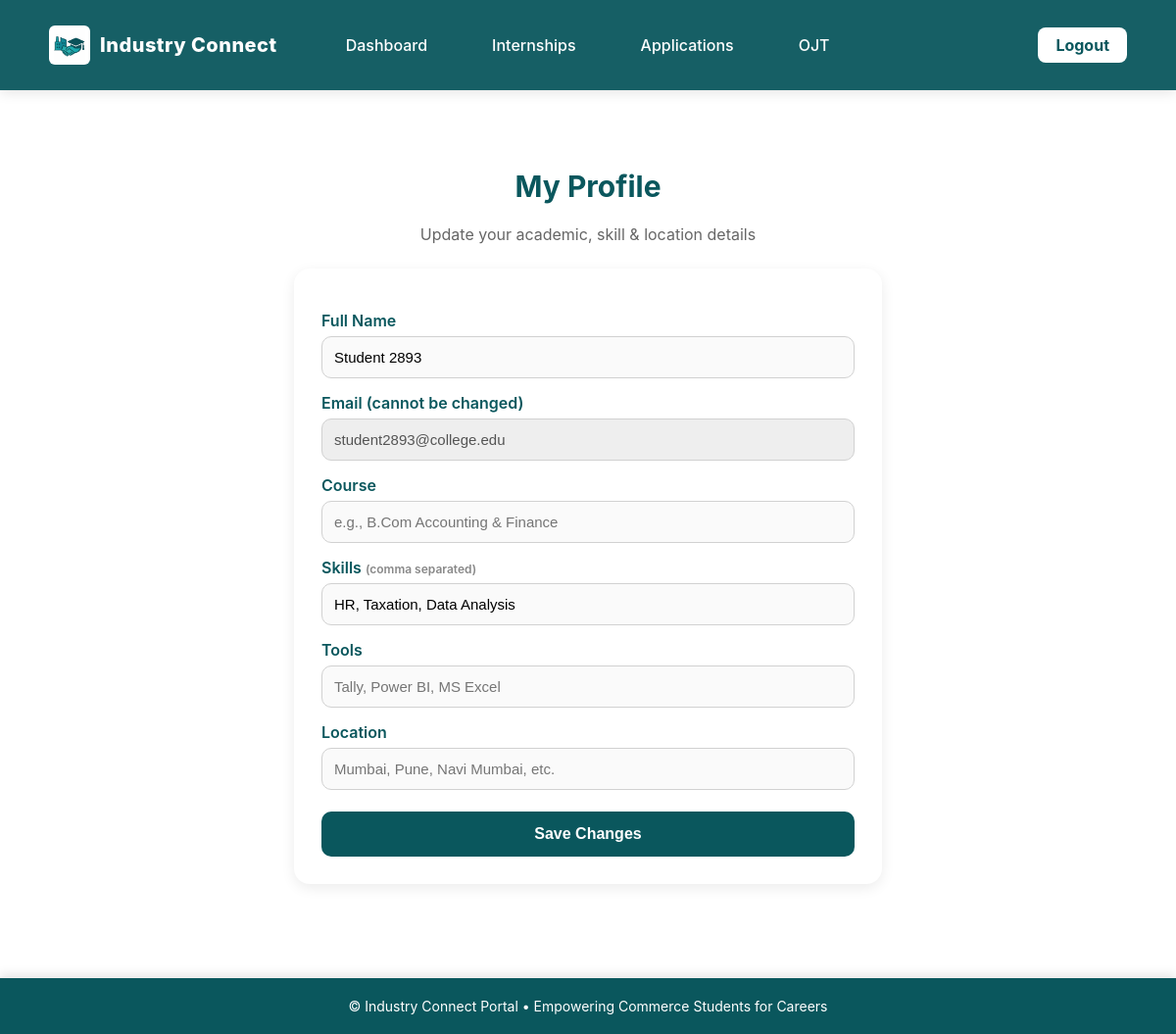
Page /student/profile (signed in) on the committed database.
### models/user.py (models this page shows, shortened)
class User(db.Model, UserMixin):
    __tablename__ = "users"
    id = db.Column(db.Integer, primary_key=True)
    name = db.Column(db.String(180), nullable=False)
    email = db.Column(db.String(180), unique=True, nullable=False)
    password = db.Column(db.String(255), nullable=True)
    role = db.Column(db.String(30), nullable=False, default="student")
    course = db.Column(db.String(120), nullable=True)
    skills = db.Column(db.Text, nullable=True)      # CSV or free text
    tools = db.Column(db.String(255), nullable=True)
    location = db.Column(db.String(120), nullable=True)
    bio = db.Column(db.Text, nullable=True)
    linkedin = db.Column(db.String(255), nullable=True)
    mobile = db.Column(db.String(20), nullable=True)
    email_verified = db.Column(db.Boolean, default=False)
    is_verified = db.Column(db.Boolean, default=False)
    resume_path = db.Column(db.String(300), nullable=True)
    college_id = db.Column(
        db.Integer,
        db.ForeignKey("colleges.id"),
        nullable=True
    )
    department_id = db.Column(
        db.Integer,
        db.ForeignKey("departments.id"),
        nullable=True
    )
    academic_year = db.Column(
        db.String(20),   # FY / SY / TY / PART1 / PART2
        nullable=True
    )
    is_active = db.Column(db.Boolean, default=True)    # Soft delete support
    last_login_at = db.Column(db.DateTime, nullable=True)
    created_at = db.Column(db.DateTime, default=datetime.utcnow)
    applications = db.relationship("Application", backref="applicant", lazy="dynamic")
    internships = db.relationship(
        "Internship",
        backref="employer",
        lazy="dynamic",
        foreign_keys="Internship.employer_id"
    )
    resume_score = db.relationship("ResumeScore", backref="user", uselist=False)
    readiness = db.relationship("ReadinessScore", backref="user", uselist=False)
    saved_items = db.relationship("SavedItem", backref="user", lazy="dynamic")
    saved_searches = db.relationship("SavedSearch", backref="user", lazy="dynamic")
    skill_gaps = db.relationship("SkillGap", backref="user", lazy="dynamic")
    recent_views = db.relationship("RecentView", backref="user", lazy="dynamic")
    department = db.relationship("Department", backref="students")
    placements = db.relationship(
        "Placement",
        backref="student",
        lazy="dynamic"
    )

### blueprints/student.py (the view)
@student_bp.route("/profile", methods=["GET", "POST"])
@login_required
def profile():
    if request.method == "POST":
        for field in ["name", "course", "skills", "tools", "location", "bio", "linkedin"]:
            setattr(current_user, field, request.form.get(field))
        db.session.commit()
        flash("Profile updated successfully!", "success")
        return redirect(url_for("student.profile"))
    fields = [
        current_user.name, current_user.course, current_user.skills,
        current_user.tools, current_user.location,
        current_user.bio, current_user.linkedin
    ]
    completion = int((sum(bool(f) for f in fields) / len(fields)) * 100)
    return render_template(
        "student/profile.html",
        student=current_user,
        completion=completion
    )

### templates/student/profile.html (shortened to what this page needs)
{% extends "base.html" %}
{% block content %}
<div class="profile-container">
    <div class="profile-header">
        <h2>My Profile</h2>
        <p>Update your academic, skill & location details</p>
    </div>
    <form action="/student/profile" method="POST" class="profile-form">
        <label>Full Name</label>
        <input type="text" name="name" value="{{ student.name }}" required>
        <label>Email (cannot be changed)</label>
        <input type="email" value="{{ student.email }}" disabled class="readonly">
        <label>Course</label>
        <input type="text" name="course" placeholder="e.g., B.Com Accounting & Finance"
               value="{{ student.course or '' }}">
        <label>Skills <span class="hint">(comma separated)</span></label>
        <input type="text" name="skills"
            placeholder="Excel, GST, Accounting, Financial Analysis"
            value="{% if student.skills %}{{ student.skills if student.skills is string else student.skills|join(', ') }}{% endif %}">
        <label>Tools</label>
        <input type="text" name="tools"
               placeholder="Tally, Power BI, MS Excel"
               value="{{ student.tools or '' }}">
        <label>Location</label>
        <input type="text" name="location"
               placeholder="Mumbai, Pune, Navi Mumbai, etc."
               value="{{ student.location or '' }}">
        <button class="primary-btn">Save Changes</button>
    </form>
</div>
{% endblock %}

### static/css/style.css (style rules this page uses)
:root { --peacock: #006d66; --peacock-dark: #004c46; --muted: #f2f3f4; --text: #1b1b1b; --accent: #0ea5a4; --max-width: 1100px; --radius: 10px; --gap: 18px; --card-bg: #ffffff; }
* { box-sizing:border-box }
html,body { height:100%;margin:0;color:var(--text);font-family:Inter, system-ui, -apple-system, "Segoe UI", Roboto, "Helvetica Neue", Arial }
input, textarea, select { pointer-events: auto !important; user-select: text !important; opacity: 1 !important; }

### templates/base.html (style rules this page uses)
:root { --primary: #0a575d; --primary-dark: #08474b; --light-bg: #f4ffff; --white: #ffffff; }

### templates/student/profile.html (style rules this page uses)
.profile-container { max-width: 650px; margin: auto; padding: 25px; }
.profile-header { text-align: center; margin-bottom: 25px; }
.profile-header h2 { font-size: 30px; font-weight: 700; color: #0a575d; }
.profile-header p { color: #666; margin-top: -4px; }
.profile-form { background: #ffffff; padding: 28px; border-radius: 16px; box-shadow: 0px 4px 14px rgba(0,0,0,0.08); animation: fadeIn 0.5s ease; }
.profile-form label { font-weight: 600; margin-top: 15px; display: block; color: #0a575d; }
.profile-form input { width: 100%; padding: 12px; margin-top: 6px; border-radius: 10px; border: 1px solid #d1d1d1; background: #fafafa; font-size: 15px; transition: 0.25s; }
.readonly { background: #eee !important; cursor: not-allowed; }
.hint { font-size: 12px; color: #888; }
.primary-btn { width: 100%; margin-top: 22px; padding: 14px; background: #0a575d; border: none; color: white; border-radius: 10px; font-weight: 700; font-size: 16px; cursor: pointer; transition: 0.25s; }

### rows in the picture
User: name "Student 2893", email "student2893@college.edu", skills "HR, Taxation, Data Analysis"
